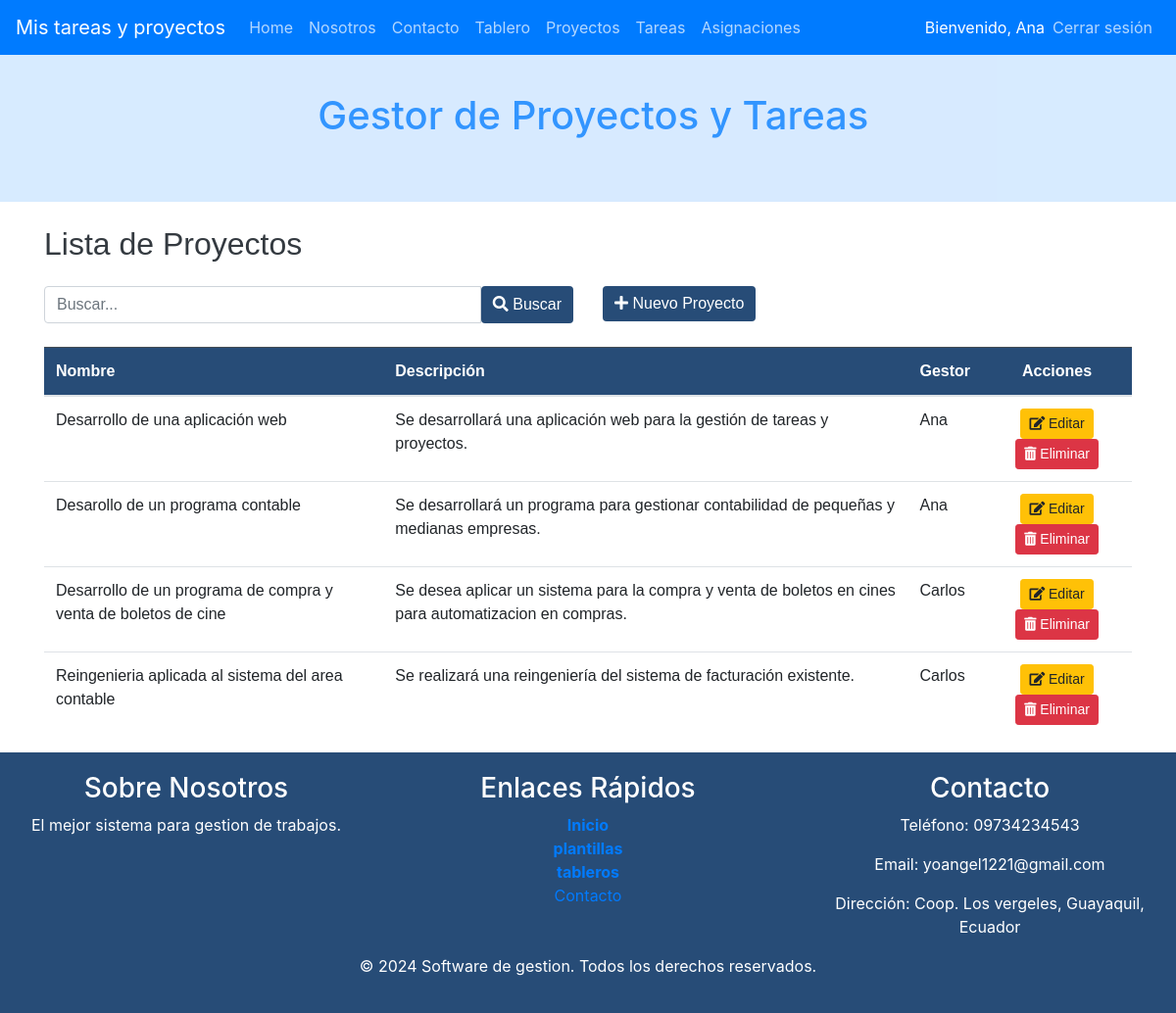
/index.php?c=Proyectos&f=index (signed in), run on an earlier commit of the app's database.
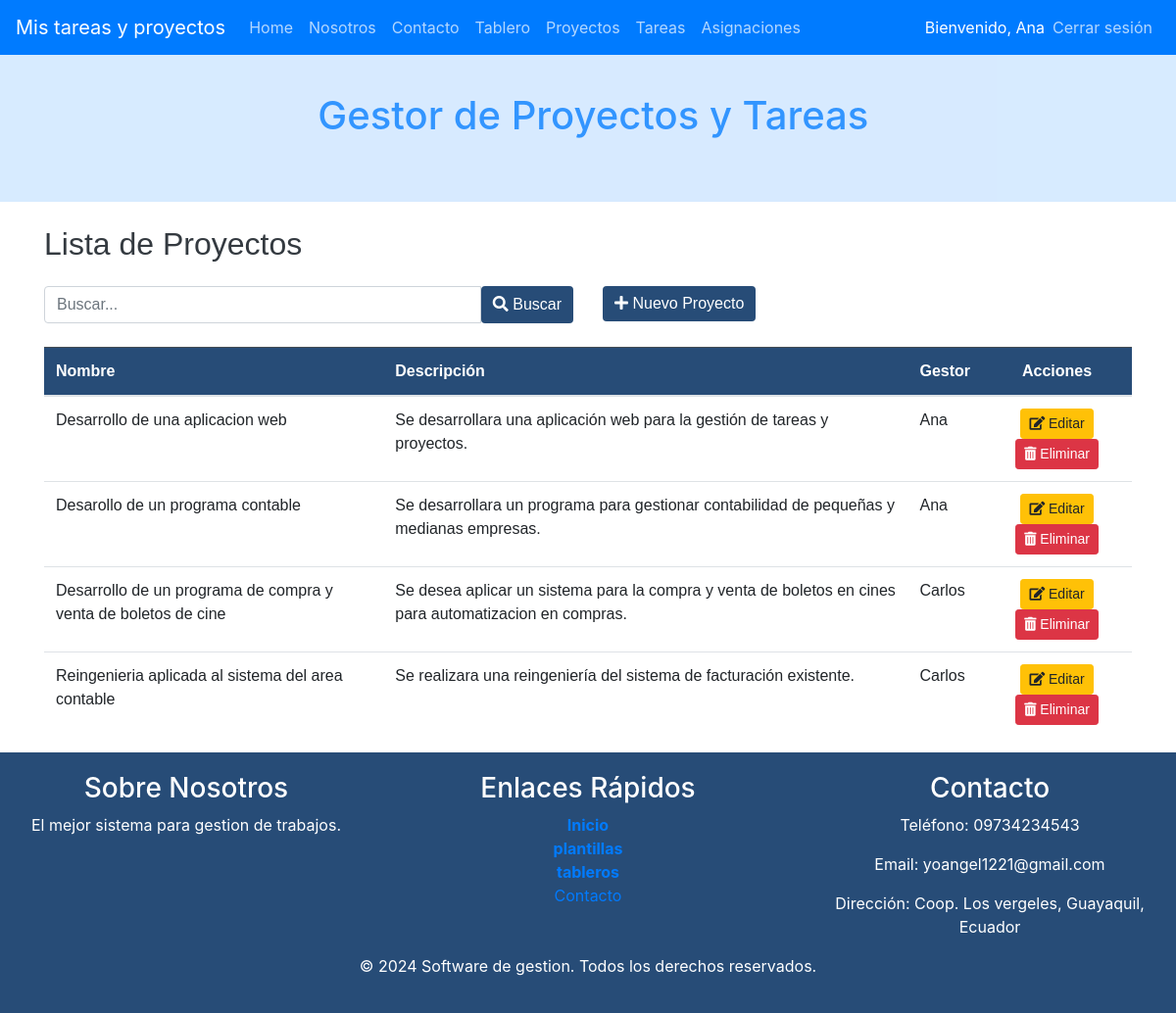
And on a later commit of the database.
### tables this page shows
CREATE TABLE IF NOT EXISTS Proyectos (
    id INT AUTO_INCREMENT PRIMARY KEY,
    nombre VARCHAR(255) NOT NULL,
    descripcion TEXT,
    fecha_creacion TIMESTAMP DEFAULT CURRENT_TIMESTAMP,
    fecha_modificacion TIMESTAMP DEFAULT CURRENT_TIMESTAMP ON UPDATE CURRENT_TIMESTAMP,
    usuario_creacion INT,
    estado int(1) NOT NULL DEFAULT 1,
    FOREIGN KEY (usuario_creacion) REFERENCES Usuarios(id)
);

CREATE TABLE IF NOT EXISTS Usuarios (
    id INT AUTO_INCREMENT PRIMARY KEY,
    nombre VARCHAR(255) NOT NULL,
    email VARCHAR(255) NOT NULL UNIQUE,
    contrasena VARCHAR(255) NOT NULL,
    rol_id INT,
    fecha_creacion TIMESTAMP DEFAULT CURRENT_TIMESTAMP,
    fecha_modificacion TIMESTAMP DEFAULT CURRENT_TIMESTAMP ON UPDATE CURRENT_TIMESTAMP,
    FOREIGN KEY (rol_id) REFERENCES Roles(id)
);

### controller/ProyectosController.php (called while the page is built, shortened)
<?php
require_once 'model/dao/ProyectosDAO.php';
class ProyectosController {
    private $model;
    public function __construct() {
        $this->model = new ProyectosDAO();
    }
    public function index() {
        $resultados = $this->model->selectAll("");
        $titulo = "Lista de Proyectos";
        require_once VPROYECTOS.'list.php';
    }
}
?>

### index.php (called while the page is built, shortened)
    <?php
        $funcion = (!empty($_REQUEST['f']))?htmlentities($_REQUEST['f']):FUNCION_PRINCIPAL;
        $cont = new  $controlador();
        $cont->$funcion();
?>

### config/Conexion.php (called while the page is built)
<?php
class Conexion {
    public static function getConexion() {
         $dsn = 'mysql:host=localhost;port=3307;dbname=' . DBNAME;
        $conexion = null;
        try {
            $conexion = new PDO($dsn, DBUSER, DBPASSWORD);
             $conexion->setAttribute(PDO::ATTR_ERRMODE, PDO::ERRMODE_EXCEPTION);
        } catch (Exception $e) {
            echo $e;
            die("error " . $e->getMessage());
        }
        return $conexion;
    }
}

### model/dao/ProyectosDAO.php (called while the page is built, shortened)
<?php
require_once 'config/Conexion.php';
class ProyectosDAO {
    private $con;
    public function __construct() {
        $this->con = Conexion::getConexion();
    }
    public function selectAll($parametro = '') {
        $sql = "SELECT p.id, p.nombre, p.descripcion, u.nombre as usuario_creacion
                FROM proyectos p
                INNER JOIN usuarios u ON p.usuario_creacion = u.id";
        $stmt = $this->con->prepare($sql);
        $stmt->execute();
        return $stmt->fetchAll(PDO::FETCH_OBJ);
    }
}
?>

### view/proyectos/proyectos.list.php (the view, shortened to what this page needs)
<div class="container mt-4">
    <h2 class="mb-4"><?php echo $titulo; ?></h2>
    <div class="row">
        <div class="col-sm-6">
            <form action="index.php?c=Proyectos&f=search" method="POST" class="input-group">
                <input type="text" name="b" id="busqueda" placeholder="Buscar..." class="form-control"/>
                <button type="submit" class="btn btn-secondary"><i class="fas fa-search"></i> Buscar</button>
            </form>
        </div>
        <div class="col-sm-6 text-end">
            <a href="index.php?c=Proyectos&f=view_new">
                <button type="button" class="btn btn-secondary">
                    <i class="fas fa-plus"></i>
                        Nuevo Proyecto
                </button>
            </a>
        </div>
    </div>
    <table class="table mt-4">
        <thead class="table-dark">
            <tr>
                <th>Nombre</th>
                <th>Descripción</th>
                <th>Gestor</th>
                <th class="centro">Acciones</th>
            </tr>
        </thead>
        <tbody>
            <?php foreach ($resultados as $proyecto) { ?>
                <tr>
                    <td><?= $proyecto->nombre ?></td>
                    <td><?= $proyecto->descripcion ?></td>
                    <td><?= $proyecto->usuario_creacion ?></td>
                    <td class="centro">
                        <a class="btn btn-warning btn-sm me-2"
                           href="index.php?c=Proyectos&f=view_edit&id=<?= $proyecto->id ?>">
                            <i class="fas fa-edit"></i> Editar
                        </a>
                        <a class="btn btn-danger btn-sm"
                           onclick="if(!confirm('¿Está seguro de eliminar la asignación?')) return false;"
                           href="index.php?c=Proyectos&f=delete&id=<?= $proyecto->id ?>">
                           <i class="fas fa-trash-alt"></i> Eliminar
                        </a>
                    </td>
                </tr>
            <?php } ?>
        </tbody>
    </table>
</div>

What changed in the data, as far as the page shows it:
changed proyectos: nombre "Desarrollo de una aplicación web" → "Desarrollo de una aplicacion web"; descripcion "Se desarrollará una aplicación web para la gestión de tareas y proyectos." → "Se desarrollara una aplicación web para la gestión de tareas y proyectos."
changed proyectos "Desarollo de un programa contable": descripcion "Se desarrollará un programa para gestionar contabilidad de pequeñas y medianas empresas." → "Se desarrollara un programa para gestionar contabilidad de pequeñas y medianas empresas."
changed proyectos "Reingenieria aplicada al sistema del area contable": descripcion "Se realizará una reingeniería del sistema de facturación existente." → "Se realizara una reingeniería del sistema de facturación existente."
